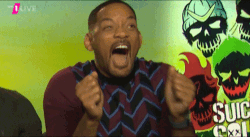
#> input picture origin.gif, 250 x 137 px
$ python gif_reverse.py
#> lines starting #> are read from the running program, lines starting #| are printed output that depends on the picture
from PIL import Image, ImageSequence

save_frames = False

def save_frames(iter):
    # separate each frame
    for index, frame in enumerate(iter):
        print("image %d: mode %s, size %s" % (index, frame.mode, frame.size))
        frame.save('./imgs/frame%d.png' % index)


if __name__ == '__main__':
    im = Image.open('origin.gif')
#> im is the input picture: PIL image 250x137 P; mean R, G, B 104.8, 107.5, 58.9
    iter = ImageSequence.Iterator(im)
    if save_frames:
        save_frames(iter)
#> the loop in save_frames, `for index, frame in enumerate(iter):` made 56 passes
#> pass 2, in save_frames, `frame.save('./imgs/frame%d.png' % index)`:
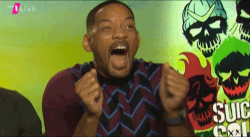
#> saved as frame1.png: PIL image 250x137 RGB; mean R, G, B 105.1, 107.7, 59
    imgs = [frame.copy() for frame in ImageSequence.Iterator(im)]
#> imgs = 56 items
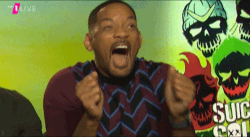
#> im: PIL image 250x137 RGB; mean R, G, B 104.8, 107.5, 58.9
    imgs.reverse()
    imgs[0].save('reversed.gif', save_all=True, append_images=imgs[1:])
